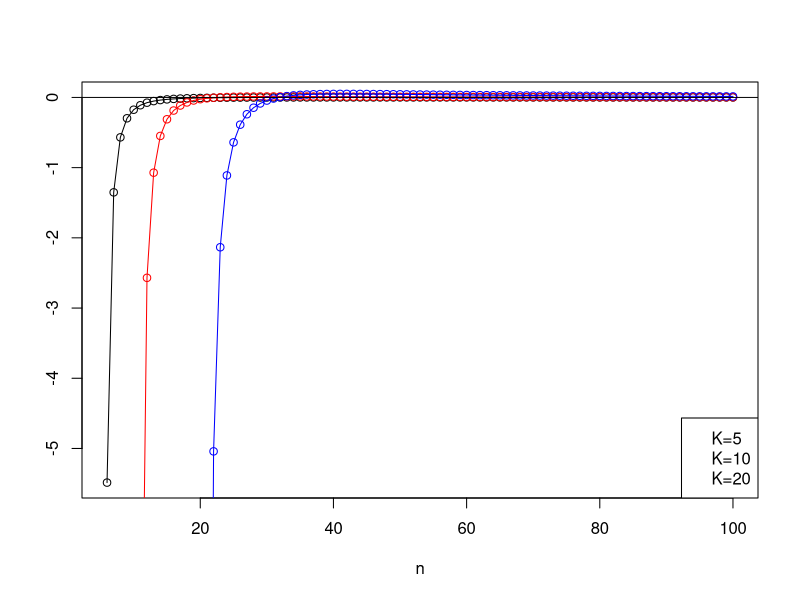

Generate this figure with R:
## ---- chunk 1
theta_true <- 0.2    # unknown true theta value
n          <-  5     # sample size

## Use a common Random Number Generator:
RNGkind(sample.kind = "Rounding")

set.seed(1)

# simulate data: n many (unfair) coin tosses
x <- sample(x          = c(0,1), 
               size    = n, 
               replace = TRUE, 
               prob    = c(1-theta_true, theta_true)) 

## number of heads (i.e., the number of "1"s in x)
h <- sum(x)

## First derivative of the log-likelihood function
Lp_fct   <- function(theta, h = h, n = n){
    (h/theta) - (n - h)/(1 - theta)    
}
## Second derivative of the log-likelihood function
Lpp_fct   <- function(theta, h = h, n = n){
    - (h/theta^2) - (n - h)/(1 - theta)^2    
}


t     <- 1e-10   # convergence criterion
check <- TRUE    # for stopping the while-loop
i     <- 0       # count iterations


theta <- 0.4     # starting value 
Lp    <- Lp_fct( theta, h=h, n=n)
Lpp   <- Lpp_fct(theta, h=h, n=n)



while(check){
    i         <- i + 1
    ##
    theta_new <- theta[i] - (Lp_fct(theta[i], h=h, n=n) / Lpp_fct(theta[i], h=h, n=n))    
    Lp_new    <- Lp_fct( theta_new, h = h, n = n)
    Lpp_new   <- Lpp_fct(theta_new, h = h, n = n)
    ##
    theta     <- c(theta, theta_new) 
    Lp        <- c(Lp,    Lp_new) 
    Lpp       <- c(Lpp,   Lpp_new) 
    ##
    if( abs(Lp_fct(theta_new, h=h, n=n)) < t ){check <- FALSE}
}

cbind(theta, Lp, Lp/Lpp)
## ---- chunk 2
myfun  <- function(n,K){(K^2)/(2*n^2) + 1/n - n/((n-K)^2)}

K      <- 5
n      <- (K+1):100

plot(y= myfun(n=n,K=K), x=n, type="o", ylab="")
K      <- 10
n      <- (K+1):100
lines(y= myfun(n=n,K=K), x=n, type="o", col="red")
K      <- 20
n      <- (K+1):100
lines(y= myfun(n=n,K=K), x=n, type="o", col="blue")
abline(h=0)
legend("bottomright", col=c("black", "red", "blue"), legend = c("K=5", "K=10", "K=20"))
## ---- chunk 3
knitr::opts_chunk$set(fig.cap = "")
